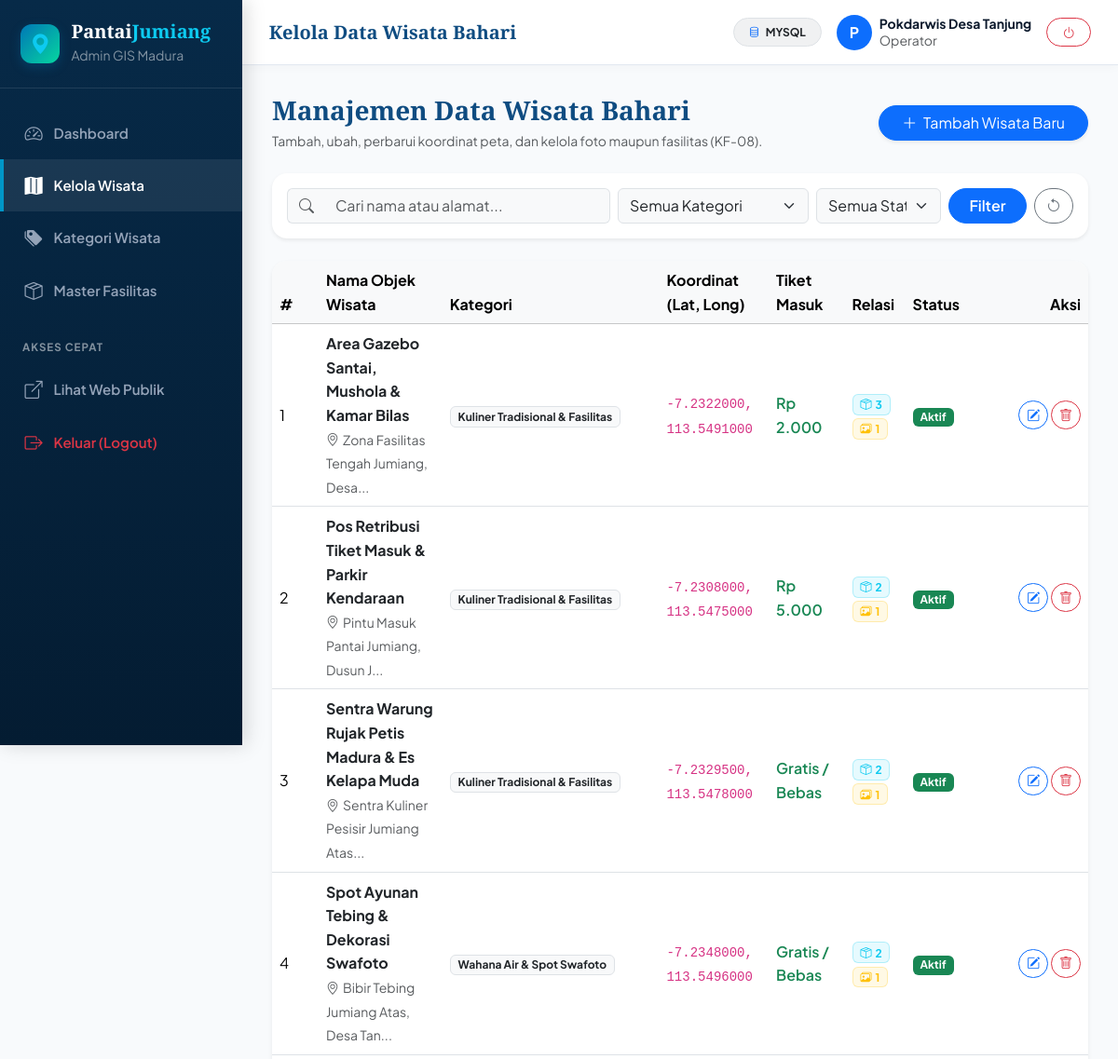
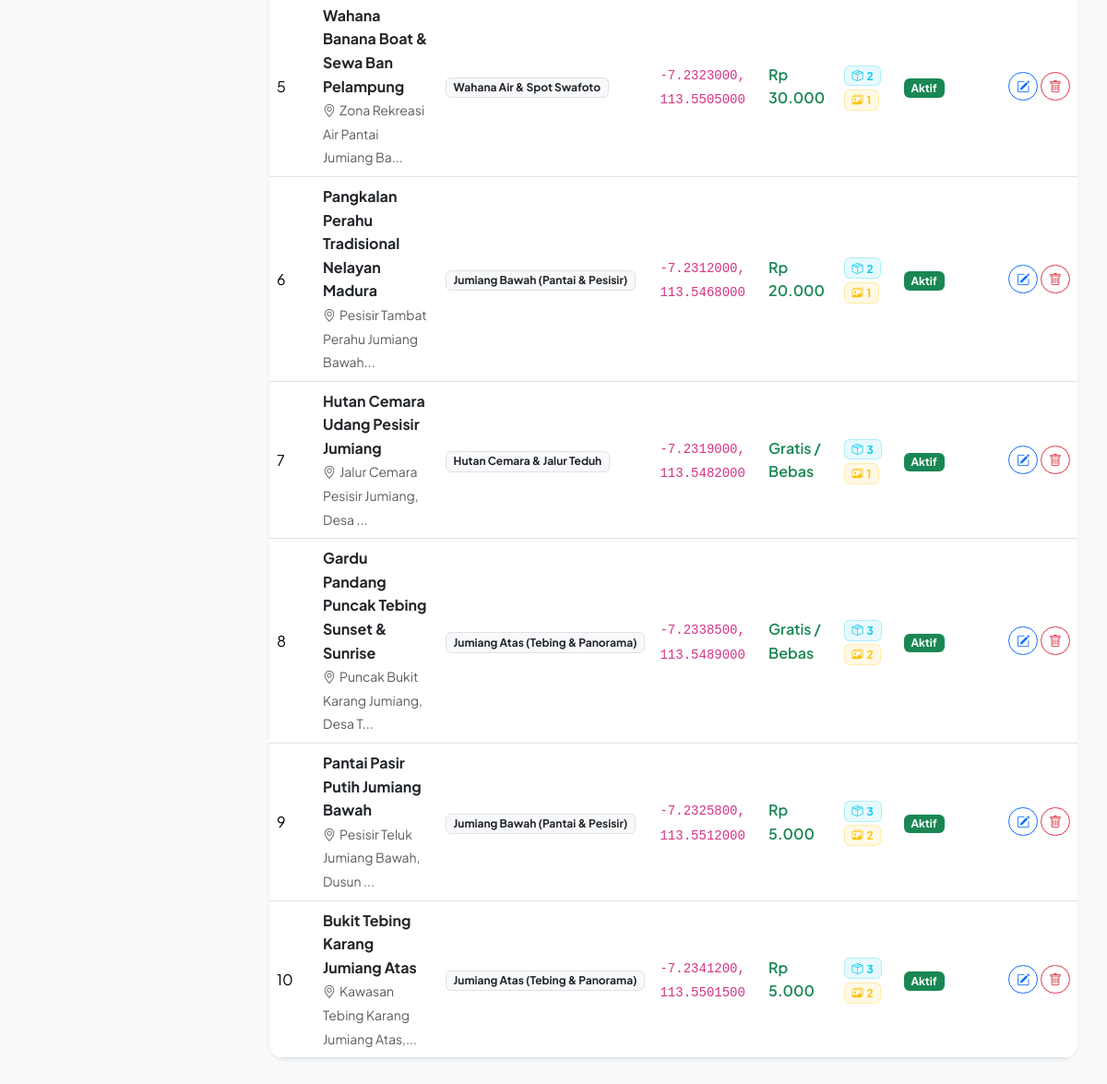
Screenshot of /admin/wisata.php (signed in) with the database file from the repository (2 pictures, top to bottom).
### tables this page shows
CREATE TABLE `wisata` (
  `id_wisata` INT AUTO_INCREMENT PRIMARY KEY,
  `id_kategori` INT NOT NULL,
  `nama_wisata` VARCHAR(150) NOT NULL,
  `deskripsi` TEXT NOT NULL,
  `alamat` TEXT NOT NULL,
  `latitude` DECIMAL(10,7) NOT NULL,
  `longitude` DECIMAL(10,7) NOT NULL,
  `harga_tiket` DECIMAL(12,2) DEFAULT 0.00,
  `jam_operasional` VARCHAR(100) DEFAULT '08:00 - 17:00 WIB',
  `status` ENUM('aktif', 'draft', 'nonaktif') DEFAULT 'aktif',
  `id_user` INT NOT NULL,
  `created_at` DATETIME DEFAULT CURRENT_TIMESTAMP,
  CONSTRAINT `fk_wisata_kategori` FOREIGN KEY (`id_kategori`) REFERENCES `kategori_wisata` (`id_kategori`) ON DELETE RESTRICT ON UPDATE CASCADE,
  CONSTRAINT `fk_wisata_user` FOREIGN KEY (`id_user`) REFERENCES `users` (`id_user`) ON DELETE RESTRICT ON UPDATE CASCADE
);

CREATE TABLE `kategori_wisata` (
  `id_kategori` INT AUTO_INCREMENT PRIMARY KEY,
  `nama_kategori` VARCHAR(100) NOT NULL,
  `deskripsi` TEXT NULL
);

### config/db.php (called while the page is built, shortened)
<?php
function formatRupiah(float|int $amount): string {
    if ($amount <= 0) return 'Gratis / Bebas';
    return 'Rp ' . number_format($amount, 0, ',', '.');
}

### admin/wisata.php (the view, shortened to what this page needs)
<?php
require_once __DIR__ . '/../config/db.php';
$db = getDB();
$search = trim($_GET['search'] ?? '');
$sql = "
    SELECT w.*, k.nama_kategori,
        (SELECT COUNT(*) FROM wisata_fasilitas wf WHERE wf.id_wisata = w.id_wisata) AS total_fasilitas,
        (SELECT COUNT(*) FROM foto_wisata fw WHERE fw.id_wisata = w.id_wisata) AS total_foto
    FROM wisata w
    JOIN kategori_wisata k ON w.id_kategori = k.id_kategori
    WHERE 1=1
";
$params = [];
$sql .= " ORDER BY w.id_wisata DESC";
$stmt = $db->prepare($sql);
$stmt->execute($params);
$wisataList = $stmt->fetchAll();
include __DIR__ . '/../includes/admin_header.php';
?>
<div class="d-flex justify-content-between align-items-center mb-4 flex-wrap gap-2">
    <div>
        <h3 class="font-serif fw-bold text-ocean-primary mb-1">Manajemen Data Wisata Bahari</h3>
        <p class="text-muted small mb-0">Tambah, ubah, perbarui koordinat peta, dan kelola foto maupun fasilitas (KF-08).</p>
    </div>
    <button type="button" class="btn btn-primary rounded-pill px-4 shadow-sm" onclick="window.openAddWisataModal()">
        <i class="bi bi-plus-lg me-1"></i> Tambah Wisata Baru
    </button>
</div>
<div class="card border-0 shadow-sm rounded-4 p-3 mb-4">
    <form method="GET" action="wisata.php" class="row g-2 align-items-center">
        <div class="col-md-5">
            <div class="input-group">
                <span class="input-group-text bg-light border-end-0"><i class="bi bi-search text-muted"></i></span>
                <input type="text" name="search" class="form-control border-start-0 bg-light"
                       placeholder="Cari nama atau alamat..." value="<?= htmlspecialchars($search) ?>">
            </div>
        </div>
        <div class="col-md-3">
            <select name="kategori" class="form-select bg-light">
                <option value="0">Semua Kategori</option>
            </select>
        </div>
        <div class="col-md-2">
            <select name="status" class="form-select bg-light">
                <option value="">Semua Status</option>
            </select>
        </div>
        <div class="col-md-2 d-flex gap-2">
            <button type="submit" class="btn btn-primary rounded-pill w-100 fw-semibold">Filter</button>
            <a href="wisata.php" class="btn btn-outline-secondary rounded-pill" title="Reset"><i class="bi bi-arrow-counterclockwise"></i></a>
        </div>
    </form>
</div>
<div class="card border-0 shadow-sm rounded-4 overflow-hidden">
    <div class="table-responsive">
        <table class="table table-hover align-middle mb-0">
            <thead class="table-light">
                <tr>
                    <th style="width: 50px;">#</th>
                    <th>Nama Objek Wisata</th>
                    <th>Kategori</th>
                    <th>Koordinat (Lat, Long)</th>
                    <th>Tiket Masuk</th>
                    <th>Relasi</th>
                    <th>Status</th>
                    <th class="text-end" style="width: 130px;">Aksi</th>
                </tr>
            </thead>
            <tbody>
                <?php if (empty($wisataList)): ?>
                    <tr>
                        <td colspan="8" class="text-center py-5 text-muted">
                            <i class="bi bi-inbox fs-2 d-block mb-2 text-muted"></i>
                            Tidak ada data wisata bahari yang ditemukan.
                        </td>
                    </tr>
                <?php else: ?>
                    <?php foreach ($wisataList as $idx => $w): ?>
                        <tr>
                            <td><?= $idx + 1 ?></td>
                            <td>
                                <div class="fw-bold text-dark"><?= htmlspecialchars($w['nama_wisata']) ?></div>
                                <small class="text-muted"><i class="bi bi-geo-alt me-1"></i><?= htmlspecialchars(mb_strimwidth($w['alamat'], 0, 38, '...')) ?></small>
                            </td>
                            <td>
                                <span class="badge bg-light text-dark border"><?= htmlspecialchars($w['nama_kategori']) ?></span>
                            </td>
                            <td>
                                <code><?= $w['latitude'] ?>, <?= $w['longitude'] ?></code>
                            </td>
                            <td>
                                <span class="fw-semibold text-success"><?= formatRupiah((float)$w['harga_tiket']) ?></span>
                            </td>
                            <td>
                                <span class="badge bg-info bg-opacity-10 text-info border border-info border-opacity-25" title="Total Fasilitas Terhubung">
                                    <i class="bi bi-box-seam me-1"></i><?= $w['total_fasilitas'] ?>
                                </span>
                                <span class="badge bg-warning bg-opacity-10 text-warning border border-warning border-opacity-25" title="Total Foto Galeri">
                                    <i class="bi bi-images me-1"></i><?= $w['total_foto'] ?>
                                </span>
                            </td>
                            <td>
                                <span class="badge <?= $w['status'] === 'aktif' ? 'bg-success' : ($w['status'] === 'draft' ? 'bg-warning text-dark' : 'bg-secondary') ?>">
                                    <?= htmlspecialchars(ucfirst($w['status'])) ?>
                                </span>
                            </td>
                            <td class="text-end">
                                <button type="button" onclick="window.editWisata(<?= $w['id_wisata'] ?>)" class="btn btn-sm btn-outline-primary rounded-pill px-2" title="Edit Wisata">
                                    <i class="bi bi-pencil-square"></i>
                                </button>
                                <button type="button" onclick="window.deleteWisata(<?= $w['id_wisata'] ?>, '<?= htmlspecialchars(addslashes($w['nama_wisata'])) ?>')" class="btn btn-sm btn-outline-danger rounded-pill px-2" title="Hapus Wisata">
                                    <i class="bi bi-trash"></i>
                                </button>
                            </td>
                        </tr>
                    <?php endforeach; ?>
                <?php endif; ?>
            </tbody>
        </table>
    </div>
</div>
<?php include __DIR__ . '/../includes/admin_footer.php'; ?>

### assets/css/style.css (style rules this page uses)
:root { --font-main: 'Plus Jakarta Sans', system-ui, -apple-system, sans-serif; --font-serif: 'Playfair Display', Georgia, serif; --ocean-900: #041c32; --ocean-800: #062846; --ocean-700: #0a3d62; --ocean-600: #0f4c81; --ocean-500: #0077b6; --ocean-400: #0096c7; --ocean-300: #48cae4; --ocean-200: #90e0ef; --ocean-100: #ade8f4; --ocean-50: #e0f7fa; --ocean-bg: #f4f9fd; --seafoam: #06d6a0; --coral: #ff6b6b; --sand: #fdfbf7; --gold: #f59e0b; --dark: #0b192c; --text-muted:#64748b; --border-light: rgba(15, 76, 129, 0.12); --glass-bg: rgba(255, 255, 255, 0.82); --glass-border: rgba(255, 255, 255, 0.6); --glass-shadow: 0 10px 30px rgba(4, 28, 50, 0.08); --radius-sm: 8px; --radius-md: 14px; --radius-lg: 20px; --radius-xl: 28px; --transition: all 0.28s cubic-bezier(0.4, 0, 0.2, 1); }
* { box-sizing: border-box; }
body { font-family: var(--font-main); background-color: var(--ocean-bg); color: var(--dark); line-height: 1.6; overflow-x: hidden; }
h1, h2, h3, .font-serif { font-family: var(--font-serif); }
.text-ocean-primary { color: var(--ocean-600) !important; }

### assets/css/admin.css (style rules this page uses)
:root { --admin-sidebar-width: 260px; --admin-header-height: 70px; --admin-primary: #0f4c81; --admin-primary-dark: #072a48; --admin-accent: #0096c7; --admin-bg: #f8fafc; }
body.admin-body { background-color: var(--admin-bg); min-height: 100vh; }

### rows the page displays
wisata: nama_wisata "Area Gazebo Santai, Mushola & Kamar Bilas", alamat "Zona Fasilitas Tengah Jumiang, Desa...", id_kategori.nama_kategori "Kuliner Tradisional & Fasilitas", latitude "-7.2322000", longitude "113.5491000", harga_tiket "Rp 2.000", total_fasilitas "3", total_foto "1", status "Aktif"
wisata: nama_wisata "Pos Retribusi Tiket Masuk & Parkir Kendaraan", alamat "Pintu Masuk Pantai Jumiang, Dusun J...", id_kategori.nama_kategori "Kuliner Tradisional & Fasilitas", latitude "-7.2308000", longitude "113.5475000", harga_tiket "Rp 5.000", total_fasilitas "2", total_foto "1", status "Aktif"
wisata: nama_wisata "Sentra Warung Rujak Petis Madura & Es Kelapa Muda", alamat "Sentra Kuliner Pesisir Jumiang Atas...", id_kategori.nama_kategori "Kuliner Tradisional & Fasilitas", latitude "-7.2329500", longitude "113.5478000", harga_tiket "Gratis / Bebas", total_fasilitas "2", total_foto "1", status "Aktif"
wisata: nama_wisata "Spot Ayunan Tebing & Dekorasi Swafoto", alamat "Bibir Tebing Jumiang Atas, Desa Tan...", id_kategori.nama_kategori "Wahana Air & Spot Swafoto", latitude "-7.2348000", longitude "113.5496000", harga_tiket "Gratis / Bebas", total_fasilitas "2", total_foto "1", status "Aktif"
wisata: nama_wisata "Wahana Banana Boat & Sewa Ban Pelampung", alamat "Zona Rekreasi Air Pantai Jumiang Ba...", id_kategori.nama_kategori "Wahana Air & Spot Swafoto", latitude "-7.2323000", longitude "113.5505000", harga_tiket "Rp 30.000", total_fasilitas "2", total_foto "1", status "Aktif"
wisata: nama_wisata "Pangkalan Perahu Tradisional Nelayan Madura", alamat "Pesisir Tambat Perahu Jumiang Bawah...", id_kategori.nama_kategori "Jumiang Bawah (Pantai & Pesisir)", latitude "-7.2312000", longitude "113.5468000", harga_tiket "Rp 20.000", total_fasilitas "2", total_foto "1", status "Aktif"
wisata: nama_wisata "Hutan Cemara Udang Pesisir Jumiang", alamat "Jalur Cemara Pesisir Jumiang, Desa ...", id_kategori.nama_kategori "Hutan Cemara & Jalur Teduh", latitude "-7.2319000", longitude "113.5482000", harga_tiket "Gratis / Bebas", total_fasilitas "3", total_foto "1", status "Aktif"
wisata: nama_wisata "Gardu Pandang Puncak Tebing Sunset & Sunrise", alamat "Puncak Bukit Karang Jumiang, Desa T...", id_kategori.nama_kategori "Jumiang Atas (Tebing & Panorama)", latitude "-7.2338500", longitude "113.5489000", harga_tiket "Gratis / Bebas", total_fasilitas "3", total_foto "2", status "Aktif"
wisata: nama_wisata "Pantai Pasir Putih Jumiang Bawah", alamat "Pesisir Teluk Jumiang Bawah, Dusun ...", id_kategori.nama_kategori "Jumiang Bawah (Pantai & Pesisir)", latitude "-7.2325800", longitude "113.5512000", harga_tiket "Rp 5.000", total_fasilitas "3", total_foto "2", status "Aktif"
wisata: nama_wisata "Bukit Tebing Karang Jumiang Atas", alamat "Kawasan Tebing Karang Jumiang Atas,...", id_kategori.nama_kategori "Jumiang Atas (Tebing & Panorama)", latitude "-7.2341200", longitude "113.5501500", harga_tiket "Rp 5.000", total_fasilitas "3", total_foto "2", status "Aktif"

### other values shown
$pageTitle "Kelola Data Wisata Bahari"
getDBDriver() "MYSQL"
substr($userName, 0, 1) "P"
$userName "Pokdarwis Desa Tanjung"
$userRole "Operator"
